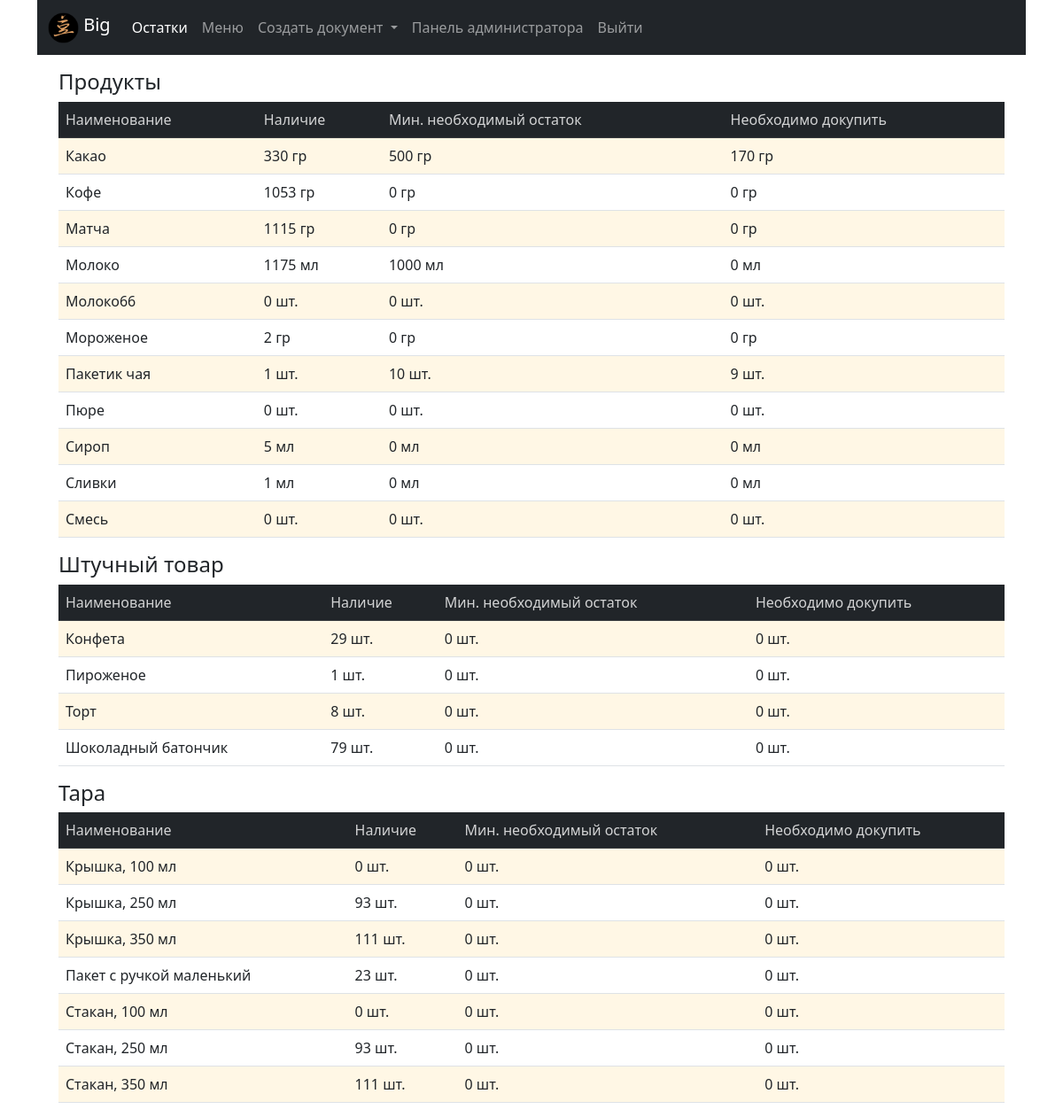
The app's page /stock (signed in) with its own data.
### cafecrm/models.py (models this page shows, shortened)
class Products(models.Model):
    PRODUCT = 'product'
    SNACK = 'snack'
    TARE = 'tare'
    PRODUCT_TYPE = ((PRODUCT, 'продукт'), (SNACK, 'штучный товар'), (TARE, 'тара'))
    PC = 'шт.'
    ML = 'мл'
    GR = 'гр'
    UNITS = ((PC, 'шт.'), (ML, 'мл'), (GR, 'гр'))
    product_name = models.CharField(max_length=250, verbose_name='Наименование')
    unit = models.CharField(max_length=20, choices=UNITS, verbose_name='Единица измерения')
    product_type = models.CharField(max_length=20, choices=PRODUCT_TYPE, verbose_name='Категория')
    slug = models.SlugField(max_length=200, db_index=True, unique='product_name')
    price = models.DecimalField(max_digits=10, decimal_places=2, default=0.00, verbose_name='Цена', blank=True, null=True)
    stock = models.PositiveIntegerField(default=0, verbose_name='Остаток', blank=True, null=True)
    min_stock = models.PositiveSmallIntegerField(default=0, verbose_name='Минимальный остаток', blank=True, null=True)
    description = models.TextField(blank=True, verbose_name='Описание')
    need_to_order = property(
        lambda self: (self.min_stock - self.stock if self.stock < self.min_stock else 0)
        )
    class Meta:
        verbose_name = 'Product'
        verbose_name_plural = 'Products'
        ordering = ['product_type', 'product_name']
        index_together = (('id', 'slug'),)

### cafecrm/views.py (the view)
# urls.py: path('stock', views.stock, name='stock'),
def stock(request):
    products = Products.objects.filter(product_type='product').order_by('product_name')
    snacks = Products.objects.filter(product_type='snack').order_by('product_name')
    tares = Products.objects.filter(product_type='tare').order_by('product_name')
    return render(request,
                  'cafecrm/stock.html',
                  {'title': 'stock',
                   'products': products,
                   'snacks': snacks,
                   'tares': tares
                   })

### doc_temp/context_processors.py (called while the page is built)
def doc(request):
    return {'doc_temp': Doctemp(request)}

### templates/cafecrm/stock.html (shortened to what this page needs)
{% extends "cafecrm/base.html" %}
{% load static %}
{% block content %}
<div class="container mt-3">
  <h4>Продукты</h4>
  <table class="table table-striped">
    <thead class="table-dark">
      <tr>
        <th>Наименование</th>
        <th>Наличие</th>
        <th>Мин. необходимый остаток</th>
        <th>Необходимо докупить</th>
      </tr>
    </thead>
    <tbody>
      {% for item in products %}
        <tr>
          <td> {{ item.product_name }} </td>
          <td class="num">{{ item.stock }} {{ item.unit  }}</td>
          <td>{{ item.min_stock }} {{ item.unit  }}</td>
          <td>{{ item.need_to_order }} {{ item.unit  }}</td>
        </tr>
      {% endfor %}
    </tbody>
  </table>
</div>
<div class="container mt-3">
  <h4>Штучный товар</h4>
  <table class="table table-striped">
    <thead class="table-dark">
      <tr>
        <th>Наименование</th>
        <th>Наличие</th>
        <th>Мин. необходимый остаток</th>
        <th>Необходимо докупить</th>
      </tr>
    </thead>
    <tbody>
      {% for item in snacks %}
        <tr>
          <td> {{ item.product_name }} </td>
          <td class="num">{{ item.stock }} {{ item.unit  }}</td>
          <td>{{ item.min_stock }} {{ item.unit  }}</td>
          <td>{{ item.need_to_order }} {{ item.unit  }}</td>
        </tr>
      {% endfor %}
    </tbody>
  </table>
</div>
<div class="container mt-3">
  <h4>Тара</h4>
  <table class="table table-striped">
    <thead class="table-dark">
      <tr>
        <th>Наименование</th>
        <th>Наличие</th>
        <th>Мин. необходимый остаток</th>
        <th>Необходимо докупить</th>
      </tr>
    </thead>
    <tbody>
      {% for item in tares %}
        <tr>
          <td> {{ item.product_name }} </td>
          <td class="num">{{ item.stock }} {{ item.unit  }}</td>
          <td>{{ item.min_stock }} {{ item.unit  }}</td>
          <td>{{ item.need_to_order }} {{ item.unit  }}</td>
        </tr>
      {% endfor %}
    </tbody>
  </table>
</div>
{% endblock %}

### templates/cafecrm/base.html (shortened to what this page needs)
{% load static %}
<!DOCTYPE html>
<html lang="en">
<head>
    <link rel="stylesheet" href="{% static 'cafecrm/css/bootstrap/css/bootstrap.min.css'%}" type="text/css">
    <link rel="stylesheet" href="{% static 'cafecrm/css/style.css'%}" type="text/css">
</head>
<body>
<div class="container">
  <nav class="navbar navbar-expand-lg navbar-dark bg-dark">
    <div class="container-fluid">
    <a class="navbar-brand" href="{% url 'cafecrm:home' %}">
      <img src="{% static 'cafecrm/img/minilogo_200x200.png' %}" alt="Logo" width="35" height="35" class="d-inline-block align-text-top">
      {{ user.first_name }}
    </a>
    {% if user.is_superuser %}
      <div class="collapse navbar-collapse" id="navbarNavDarkDropdown">
        <ul class="navbar-nav">
          <li class="nav-item">
            <a class="nav-link {% if request.resolver_match.url_name == 'stock' %} active {% endif %}"
            aria-current="page" href="{% url 'cafecrm:stock' %}"  hreflang="ar">Остатки</a>
          </li>
          <li class="nav-item">
            <a class="nav-link {% if request.resolver_match.url_name == 'menu' %} active {% endif %}"
            aria-current="page" href="{% url 'cafecrm:menu' %}">Меню</a>
          </li>
          <li class="nav-item dropdown">
            <a class="nav-link dropdown-toggle {% if request.resolver_match.url_name == 'add_simple_product' or request.resolver_match.url_name == 'products' or request.resolver_match.url_name == 'drinks'%} active {% endif %}"
            aria-current="page" href="#" role="button" data-bs-toggle="dropdown" aria-expanded="false">
            Создать документ
            </a>
          </li>
          <li class="nav-item">
            <a class="nav-link" href="admin/">Панель администратора</a>
          </li>
          <li class="nav-item">
            <a class="nav-link" href="{% url 'cafecrm:logout' %}">Выйти</a>
          </li>
        </ul>
      </div>
    {% endif %}
    </div>
  </nav>
<div class="container">
{% block content %}
{% endblock %}
</div>
</div>
</body>
</html>

### cafecrm/static/cafecrm/css/style.css (style rules this page uses)
:root { --color-gold: #e0a164 }
.table-striped>tbody>tr:nth-of-type(odd)>* { --bs-table-accent-bg: var(--bs-table-striped-bg); }
th { font-weight: inherit; color: rgba(255, 255, 255, 0.8) !important; }

### records on screen
Products: product_name "Какао", stock "330", unit "гр", min_stock "500", need_to_order "170"
Products: product_name "Кофе", stock "1053", unit "гр", min_stock "0", need_to_order "0"
Products: product_name "Матча", stock "1115", unit "гр", min_stock "0", need_to_order "0"
Products: product_name "Молоко", stock "1175", unit "мл", min_stock "1000", need_to_order "0"
Products: product_name "Молоко66", stock "0", unit "шт.", min_stock "0", need_to_order "0"
Products: product_name "Мороженое", stock "2", unit "гр", min_stock "0", need_to_order "0"
Products: product_name "Пакетик чая", stock "1", unit "шт.", min_stock "10", need_to_order "9"
Products: product_name "Пюре", stock "0", unit "шт.", min_stock "0", need_to_order "0"
Products: product_name "Сироп", stock "5", unit "мл", min_stock "0", need_to_order "0"
Products: product_name "Сливки", stock "1", unit "мл", min_stock "0", need_to_order "0"
Products: product_name "Смесь", stock "0", unit "шт.", min_stock "0", need_to_order "0"
Products: product_name "Конфета", stock "29", unit "шт.", min_stock "0", need_to_order "0"
Products: product_name "Пироженое", stock "1", unit "шт.", min_stock "0", need_to_order "0"
Products: product_name "Торт", stock "8", unit "шт.", min_stock "0", need_to_order "0"
Products: product_name "Шоколадный батончик", stock "79", unit "шт.", min_stock "0", need_to_order "0"
Products: product_name "Крышка, 100 мл", stock "0", unit "шт.", min_stock "0", need_to_order "0"
Products: product_name "Крышка, 250 мл", stock "93", unit "шт.", min_stock "0", need_to_order "0"
Products: product_name "Крышка, 350 мл", stock "111", unit "шт.", min_stock "0", need_to_order "0"
Products: product_name "Пакет с ручкой маленький", stock "23", unit "шт.", min_stock "0", need_to_order "0"
Products: product_name "Стакан, 100 мл", stock "0", unit "шт.", min_stock "0", need_to_order "0"
Products: product_name "Стакан, 250 мл", stock "93", unit "шт.", min_stock "0", need_to_order "0"
Products: product_name "Стакан, 350 мл", stock "111", unit "шт.", min_stock "0", need_to_order "0"

### other values on screen
{{ user.first_name }} "Big"
